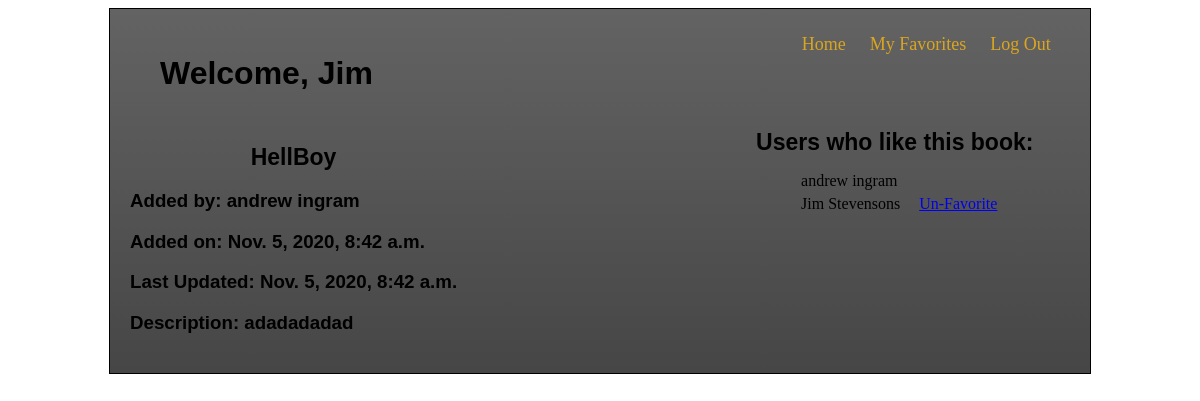
The page /books/3 (signed in) on the database its author committed.
### book_app/models.py (models this page shows)
class User(models.Model):
    first_name = models.CharField(max_length=255)
    last_name = models.CharField(max_length=255)
    email = models.CharField(max_length=255)
    password = models.CharField(max_length=255)
    created_at = models.DateTimeField(auto_now_add=True)
    updated_at = models.DateTimeField(auto_now=True)
    objects = User_Manager()

class Book(models.Model):
    title = models.CharField(max_length=255)
    desc = models.TextField()
    uploaded_by = models.ForeignKey(User, related_name = 'uploaded_books', on_delete = models.CASCADE)
    users_who_like = models.ManyToManyField(User, related_name = 'liked_books')
    created_at = models.DateTimeField(auto_now_add=True)
    updated_at = models.DateTimeField(auto_now=True)
    objects = Book_Manager()

### book_app/views.py (the view, shortened to what this page needs)
# urls.py: path('books/<int:book_id>', views.one_book),
def one_book(request, book_id):
    if request.method == 'GET':
        if 'user_id' in request.session:
            context = {
                'user' : User.objects.get(id = request.session['user_id']),
                'this_book' : Book.objects.get(id = book_id),
        }
            return render(request, 'one_book.html', context)
        else:
            return redirect('/')

### book_app/templates/one_book.html (shortened to what this page needs)
<!DOCTYPE html>
<html lang="en">
<head>
    {% load static %}
    <link rel="stylesheet" href="{% static 'css/style.css' %}">
</head>
<body>
    <div class="container">
        <div class="header">
            <h1>Welcome, {{user.first_name}}</h1>
            <a href="/books" id ="home">Home</a>
            <a href="/books/my_favorites">My Favorites</a>
            <a href="/log_out">Log Out</a>
        </div>
        <div class="book_info">
            {% if user != this_book.uploaded_by %}
                <h1>{{this_book.title}}</h1>
                <h3>Added by: {{this_book.uploaded_by.first_name}} {{this_book.uploaded_by.last_name}}</h3>
                <h3>Added on: {{this_book.created_at}}</h3>
                <h3>Last Updated: {{this_book.updated_at}}</h3>
                <h3>Description: {{this_book.desc}}</h3>
            {% endif %}
        </div>
        <div class="users_who_like">
            <h1>Users who like this book:</h1>
            <ul>
                {% for users in this_book.users_who_like.all %}
                    <li>{{users.first_name}} {{users.last_name}} {% if user == users %} <a href="/books/{{this_book.id}}/favorite">Un-Favorite</a>{% endif %}</li>
                {% endfor %}
            </ul>
        </div>
    </div>
</body>
</html>

### book_app/static/css/style.css (style rules this page uses)
.container { width: 950px; margin: 0 auto; padding: 15px; border: 1px solid black; background: rgb(99,99,99); background: linear-gradient(180deg, rgba(99,99,99,1) 0%, rgba(70,70,70,1) 100%); }
h1 { text-align: center; font-family: 'Gill Sans', 'Gill Sans MT', Calibri, 'Trebuchet MS', sans-serif; }
.header { padding: 10px; }
.header h1 { display: inline-block; margin-left: 25px; }
#home { margin-left: 425px; }
.header a { margin-left: 20px; font-size: 18px; text-decoration: none; color: black; vertical-align: top; color: goldenrod; }
.add_book h1 , .book_list h1, .users_who_like h1, .book_info h1 { font-size: 23px; font-family: 'Gill Sans', 'Gill Sans MT', Calibri, 'Trebuchet MS', sans-serif; }
.book_info { padding: 5px; display: inline-block; }
.book_info h3 { font-family: 'Gill Sans', 'Gill Sans MT', Calibri, 'Trebuchet MS', sans-serif; }
.users_who_like { padding: 5px; display: inline-block; vertical-align: top; margin-left: 30%; }
.users_who_like h1 { margin-top: 0; }
.users_who_like a { margin-left: 15px; }
.users_who_like li, .my_favs li { list-style-type: none; margin: 5px; }

### rows shown on the page
User: first_name "Jim", last_name "Stevensons"
Book: title "HellBoy", uploaded_by.first_name "andrew", uploaded_by.last_name "ingram", created_at "Nov. 5, 2020, 8:42 a.m.", updated_at "Nov. 5, 2020, 8:42 a.m.", desc "adadadadad"
User: first_name "andrew", last_name "ingram"
